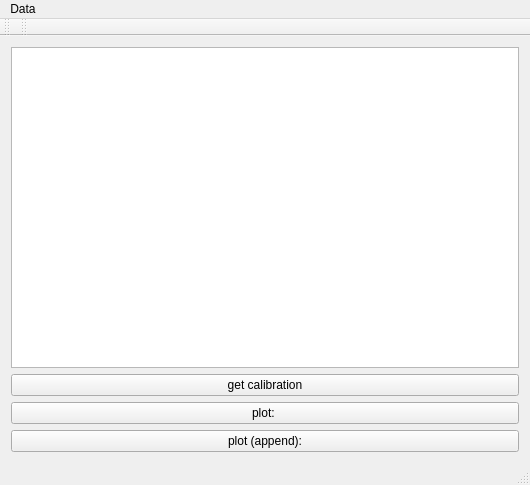
<?xml version="1.0" encoding="UTF-8"?>
<ui version="4.0">
 <class>MainWindow</class>
 <widget class="QMainWindow" name="MainWindow">
  <property name="geometry">
   <rect>
    <x>0</x>
    <y>0</y>
    <width>530</width>
    <height>485</height>
   </rect>
  </property>
  <property name="acceptDrops">
   <bool>true</bool>
  </property>
  <property name="windowTitle">
   <string>Cal2SQL</string>
  </property>
  <widget class="QWidget" name="centralWidget">
   <property name="acceptDrops">
    <bool>false</bool>
   </property>
   <layout class="QVBoxLayout" name="verticalLayout_2">
    <item>
     <widget class="QListWidget" name="qlw"/>
    </item>
    <item>
     <widget class="QPushButton" name="getcal_pushButton">
      <property name="text">
       <string>get calibration</string>
      </property>
     </widget>
    </item>
    <item>
     <widget class="QPushButton" name="plot_pushButton">
      <property name="text">
       <string>plot: </string>
      </property>
     </widget>
    </item>
    <item>
     <widget class="QPushButton" name="plot_append_pushButton">
      <property name="text">
       <string>plot (append):</string>
      </property>
     </widget>
    </item>
   </layout>
  </widget>
  <widget class="QMenuBar" name="menuBar">
   <property name="geometry">
    <rect>
     <x>0</x>
     <y>0</y>
     <width>530</width>
     <height>34</height>
    </rect>
   </property>
   <property name="acceptDrops">
    <bool>false</bool>
   </property>
   <widget class="QMenu" name="menuData">
    <property name="title">
     <string>Data</string>
    </property>
    <addaction name="actionOpenDataBase"/>
    <addaction name="actionGetCalibration"/>
    <addaction name="actionDumpAll"/>
    <addaction name="actionOpenCreate"/>
    <addaction name="actionStats"/>
    <addaction name="actionWrite_LogFile"/>
    <addaction name="actionQuit"/>
   </widget>
   <addaction name="menuData"/>
  </widget>
  <widget class="QToolBar" name="mainToolBar">
   <attribute name="toolBarArea">
    <enum>TopToolBarArea</enum>
   </attribute>
   <attribute name="toolBarBreak">
    <bool>false</bool>
   </attribute>
  </widget>
  <widget class="QStatusBar" name="statusBar"/>
  <widget class="QToolBar" name="toolBar">
   <property name="windowTitle">
    <string>toolBar</string>
   </property>
   <attribute name="toolBarArea">
    <enum>TopToolBarArea</enum>
   </attribute>
   <attribute name="toolBarBreak">
    <bool>false</bool>
   </attribute>
  </widget>
  <action name="actionGetCalibration">
   <property name="text">
    <string>&amp;GetCalibration</string>
   </property>
  </action>
  <action name="actionOpenDataBase">
   <property name="text">
    <string>&amp;OpenDataBase</string>
   </property>
  </action>
  <action name="actionDumpAll">
   <property name="text">
    <string>&amp;DumpAll</string>
   </property>
  </action>
  <action name="actionOpenCreate">
   <property name="text">
    <string>O&amp;penCreate</string>
   </property>
  </action>
  <action name="actionQuit">
   <property name="text">
    <string>&amp;Quit</string>
   </property>
  </action>
  <action name="actionStats">
   <property name="text">
    <string>&amp;Stats</string>
   </property>
  </action>
  <action name="actionWrite_LogFile">
   <property name="text">
    <string>&amp;Write LogFile</string>
   </property>
  </action>
 </widget>
 <layoutdefault spacing="6" margin="11"/>
 <resources/>
 <connections/>
</ui>
